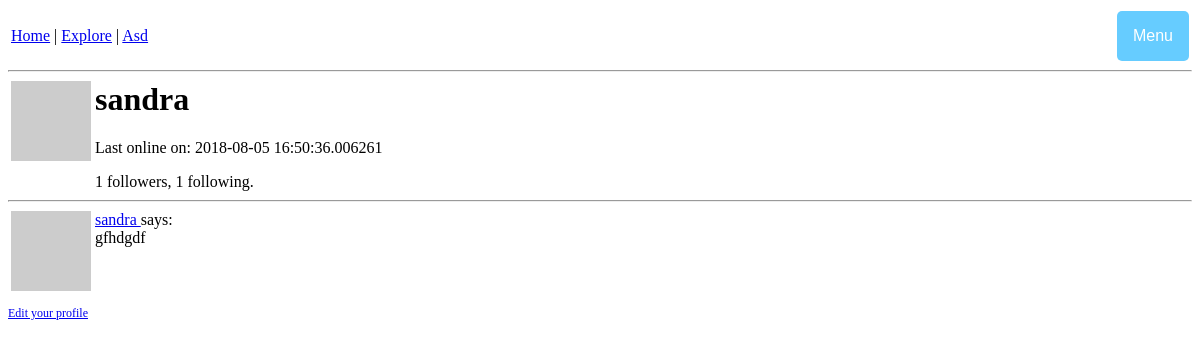
Screenshot of /user/sandra (signed in) with the database file from the repository.
### kurtain/models.py (models this page shows, shortened)
class User(UserMixin, db.Model):
    id = db.Column(db.Integer, primary_key=True)
    username = db.Column(db.String(64), index=True, unique=True)
    email = db.Column(db.String(120), index=True, unique=True)
    password_hash = db.Column(db.String(128))
    posts = db.relationship('Post', backref='author', lazy='dynamic')
    about_me = db.Column(db.String(140))
    last_seen = db.Column(db.DateTime, default=datetime.utcnow)
    followed = db.relationship(
        'User', secondary=followers,
        primaryjoin=(followers.c.follower_id == id),
        secondaryjoin=(followers.c.followed_id == id),
        backref=db.backref('followers', lazy='dynamic'), lazy='dynamic')
    def avatar(self, size):
        digest = md5(self.email.lower().encode('utf-8')).hexdigest()
        return 'https://www.gravatar.com/avatar/{}?d=identicon&s={}'.format(digest, size)

class Post(db.Model):
    id = db.Column(db.Integer, primary_key=True)
    body = db.Column(db.String(140))
    timestamp = db.Column(db.DateTime, index=True, default=datetime.utcnow)
    user_id = db.Column(db.Integer, db.ForeignKey('user.id'))

### kurtain/routes.py (the view)
@kurtain.route('/user/<username>')
@login_required
def user(username):
    user = User.query.filter_by(username=username).first_or_404()
    posts = current_user.posts.all()
    return render_template('user.html', user=user, posts=posts)

### kurtain/models.py (called while the page is built)
@login.user_loader
def load_user(id):
    return User.query.get(int(id))

### kurtain/routes.py (called while the page is built)
@kurtain.before_request
def before_request():
    if current_user.is_authenticated:
        current_user.last_seen = datetime.utcnow()
        db.session.commit()

### kurtain/templates/user.html (shortened to what this page needs)
{% extends "base.html" %}
{% block content %}
<table>
	<tr valign="top">
		<td><img src="{{ user.avatar(128) }}"></td>
		<td>
			<h1>{{ user.username }}</h1>
			{% if user.last_seen %}<p>Last online on: {{ user.last_seen }}</p>{% endif %}
			<p>{{ user.followers.count() }} followers, {{ user.followed.count() }} following.</p>
		</td>
	</tr>
</table>
<hr>
{% for post in posts %}
	{% include '_post.html' %}
{% endfor %}
{% if user == current_user %}
	<p><a href="{{ url_for('edit_profile') }}">Edit your profile</a></p>
{% elif not current_user.is_following(user) %}
	<p><a href="{{ url_for('follow', username=user.username) }}">Follow</a></p>
{% else %}
	<p><a href="{{ url_for('unfollow', username=user.username) }}">Unfollow</a></p>
{% endif %}
{% endblock %}

### kurtain/templates/_post.html
<table>
    <tr valign="top">
        <td><img src="{{ post.author.avatar(40) }}"></td>
        <td>
            <a href="{{ url_for('user', username=post.author.username) }}">
                {{ post.author.username }}
            </a>says:<br>{{ post.body }}
        </td>
    </tr>
</table>

### kurtain/static/css/base.css (style rules this page uses)
body { background-color: #FFFFFF; font-family: verdana; font-size: 12px; }

### rows the page displays
User: username "sandra", last_seen "2018-08-05 16:50:36.006261"
Post: author.username "sandra", body "gfhdgdf"

### other values shown
{{ user.followers.count() }} "1"
{{ user.followed.count() }} "1"
